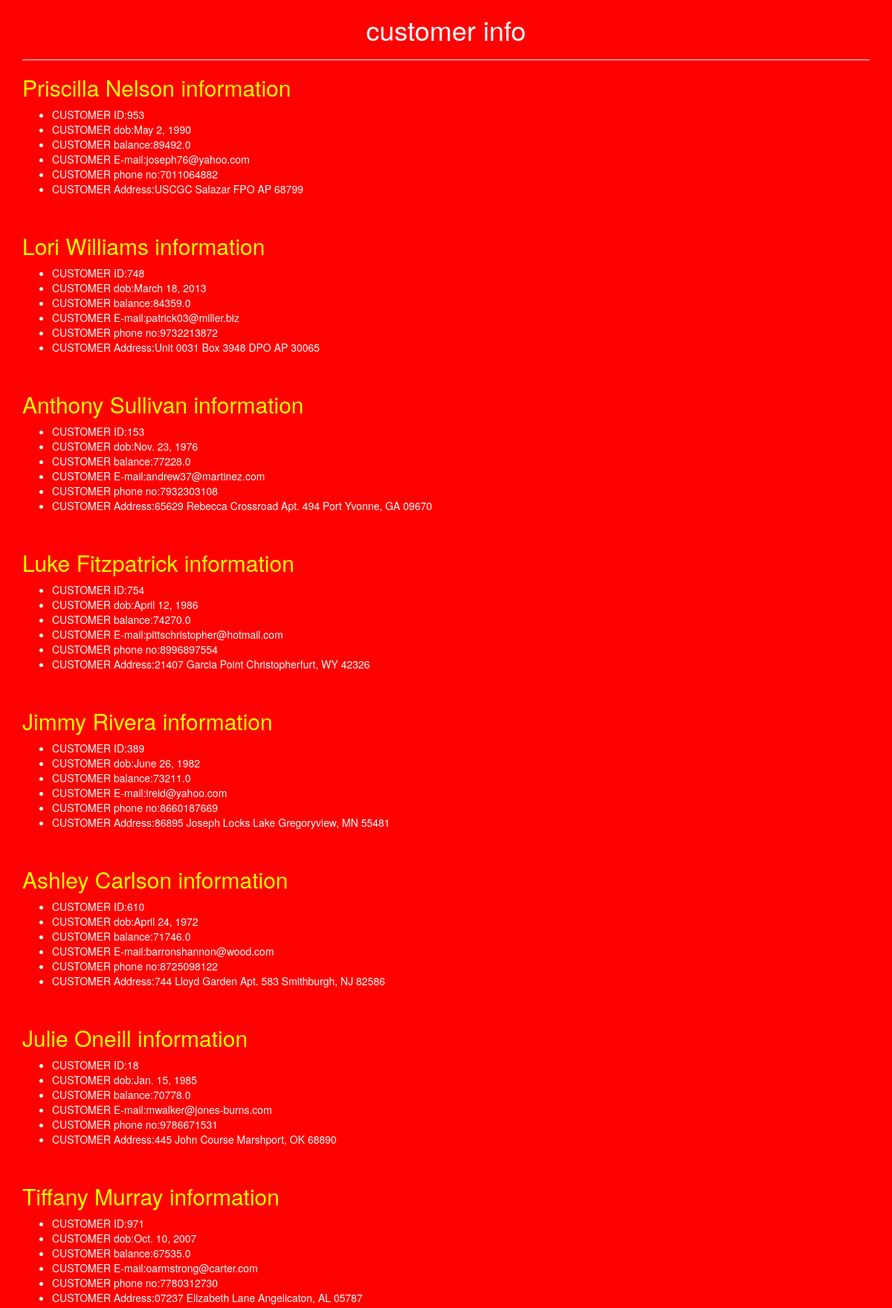
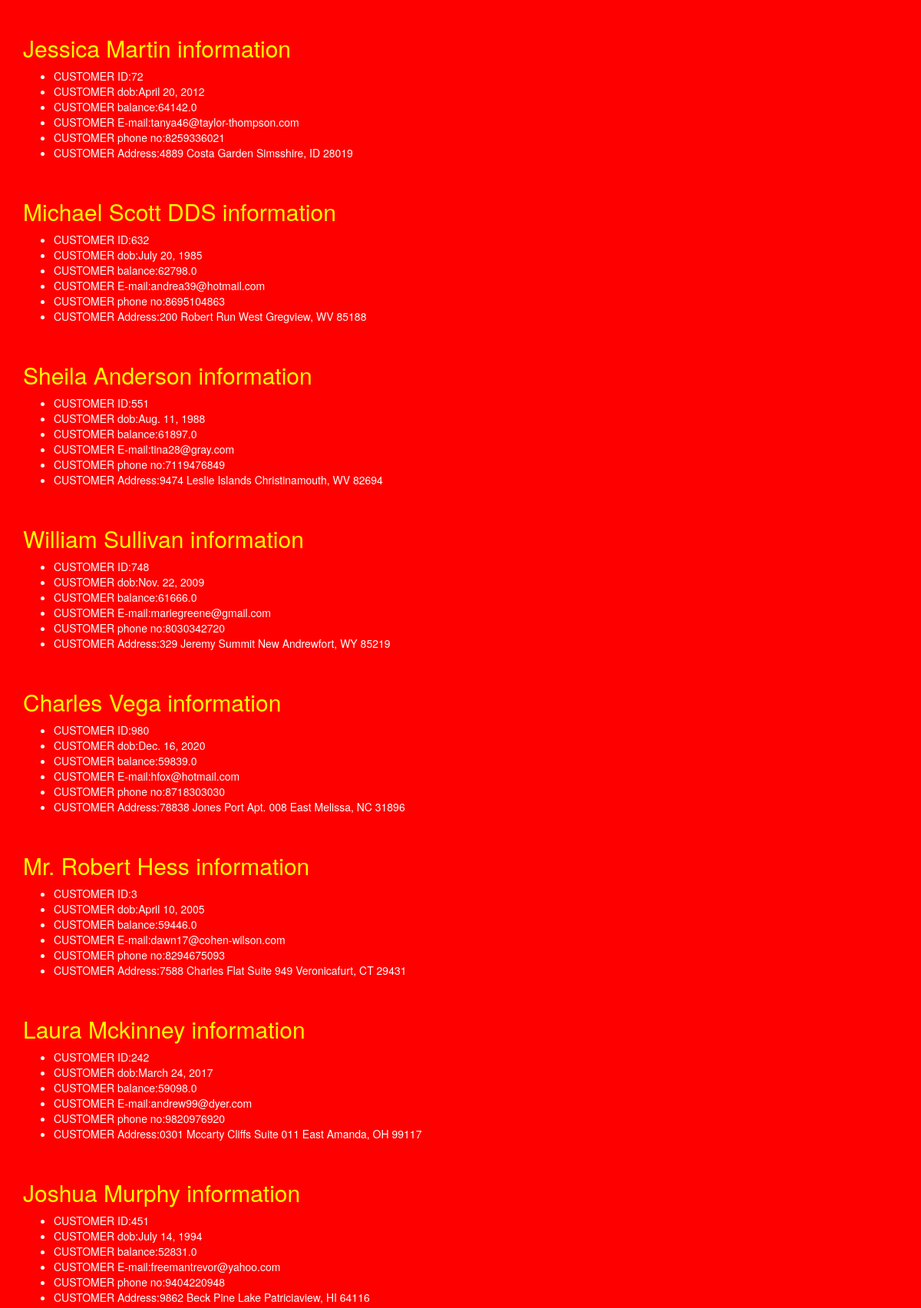
The page / (upper part) on the database its author committed (2 pictures, top to bottom).
### CustomerApp/models.py (models this page shows)
class Customer(models.Model):
    cname=models.CharField(max_length=10)
    cid=models.IntegerField()
    bal=models.FloatField()
    dob=models.DateField()
    email=models.EmailField()
    phoneno=models.IntegerField()
    address=models.TextField()

### CustomerApp/views.py (the view)
# urls.py: url(r'^$',views.customer_input)
def customer_input(request):
    customers=Customer.objects.all().order_by('-bal','bal')
    return render(request,'base.html',{'customers':customers})

### templates/base.html (shortened to what this page needs)
{%load static%}
<html>
<head>
  <link rel="stylesheet" href="https://stackpath.bootstrapcdn.com/bootstrap/3.4.1/css/bootstrap.min.css">
<link rel="stylesheet" href="{%static 'sample.css'%}">
</head>
<body>
  <div class='container'>
    <h1>customer info </h1><hr>
    {% if customers %}
      {% for p in customers %}
    <h2>{{p.cname}} information</h2>
    <ul>
      <li>CUSTOMER ID:{{p.cid}}</li>
      <li>CUSTOMER dob:{{p.dob}}</li>
      <li>CUSTOMER balance:{{p.bal}}</li>
      <li>CUSTOMER E-mail:{{p.email}}</li>
      <li>CUSTOMER phone no:{{p.phoneno}}</li>
      <li>CUSTOMER Address:{{p.address}}</li>
    </ul>
    <br>
        {%endfor%}
    {%else%}
  <p>customer records are not available</p>
  {%endif%}
  </body>
  </html>

### static/sample.css (style rules this page uses)
body { background: red; color:white; }
h1 { text-align: center; }
h2 { color:yellow; }

### rows shown on the page
Customer: cname "Priscilla Nelson", cid "953", dob "May 2, 1990", bal "89492.0", email "joseph76@yahoo.com", phoneno "7011064882", address "USCGC Salazar FPO AP 68799"
Customer: cname "Lori Williams", cid "748", dob "March 18, 2013", bal "84359.0", email "patrick03@miller.biz", phoneno "9732213872", address "Unit 0031 Box 3948 DPO AP 30065"
Customer: cname "Anthony Sullivan", cid "153", dob "Nov. 23, 1976", bal "77228.0", email "andrew37@martinez.com", phoneno "7932303108", address "65629 Rebecca Crossroad Apt. 494 Port Yvonne, GA 09670"
Customer: cname "Luke Fitzpatrick", cid "754", dob "April 12, 1986", bal "74270.0", email "pittschristopher@hotmail.com", phoneno "8996897554", address "21407 Garcia Point Christopherfurt, WY 42326"
Customer: cname "Jimmy Rivera", cid "389", dob "June 26, 1982", bal "73211.0", email "ireid@yahoo.com", phoneno "8660187669", address "86895 Joseph Locks Lake Gregoryview, MN 55481"
Customer: cname "Ashley Carlson", cid "610", dob "April 24, 1972", bal "71746.0", email "barronshannon@wood.com", phoneno "8725098122", address "744 Lloyd Garden Apt. 583 Smithburgh, NJ 82586"
Customer: cname "Julie Oneill", cid "18", dob "Jan. 15, 1985", bal "70778.0", email "mwalker@jones-burns.com", phoneno "9786671531", address "445 John Course Marshport, OK 68890"
Customer: cname "Tiffany Murray", cid "971", dob "Oct. 10, 2007", bal "67535.0", email "oarmstrong@carter.com", phoneno "7780312730", address "07237 Elizabeth Lane Angelicaton, AL 05787"
Customer: cname "Jessica Martin", cid "72", dob "April 20, 2012", bal "64142.0", email "tanya46@taylor-thompson.com", phoneno "8259336021", address "4889 Costa Garden Simsshire, ID 28019"
Customer: cname "Michael Scott DDS", cid "632", dob "July 20, 1985", bal "62798.0", email "andrea39@hotmail.com", phoneno "8695104863", address "200 Robert Run West Gregview, WV 85188"
Customer: cname "Sheila Anderson", cid "551", dob "Aug. 11, 1988", bal "61897.0", email "tina28@gray.com", phoneno "7119476849", address "9474 Leslie Islands Christinamouth, WV 82694"
Customer: cname "William Sullivan", cid "748", dob "Nov. 22, 2009", bal "61666.0", email "mariegreene@gmail.com", phoneno "8030342720", address "329 Jeremy Summit New Andrewfort, WY 85219"
Customer: cname "Charles Vega", cid "980", dob "Dec. 16, 2020", bal "59839.0", email "hfox@hotmail.com", phoneno "8718303030", address "78838 Jones Port Apt. 008 East Melissa, NC 31896"
Customer: cname "Mr. Robert Hess", cid "3", dob "April 10, 2005", bal "59446.0", email "dawn17@cohen-wilson.com", phoneno "8294675093", address "7588 Charles Flat Suite 949 Veronicafurt, CT 29431"
Customer: cname "Laura Mckinney", cid "242", dob "March 24, 2017", bal "59098.0", email "andrew99@dyer.com", phoneno "9820976920", address "0301 Mccarty Cliffs Suite 011 East Amanda, OH 99117"
Customer: cname "Joshua Murphy", cid "451", dob "July 14, 1994", bal "52831.0", email "freemantrevor@yahoo.com", phoneno "9404220948", address "9862 Beck Pine Lake Patriciaview, HI 64116"
